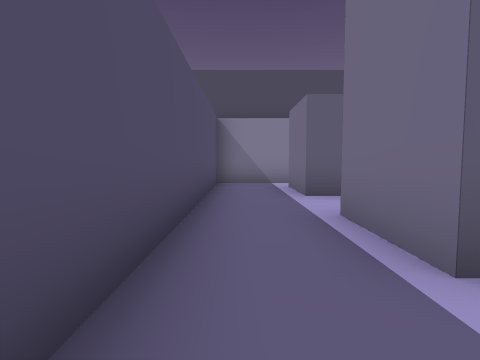
[1] (above)

23 first-person views from a walk through a 3-D level made in the Godot game engine. The camera is 1.4 m above the floor, tilts 4° down and sees 80° across. The floor is counted in squares, 2 m on a side. Each view is taken from the middle of a square. On the plan, view 1 faces up. The plan holds only what a view shows up to about 10 squares ahead; the rest is blank. The place goes on beyond the plan.

[2]
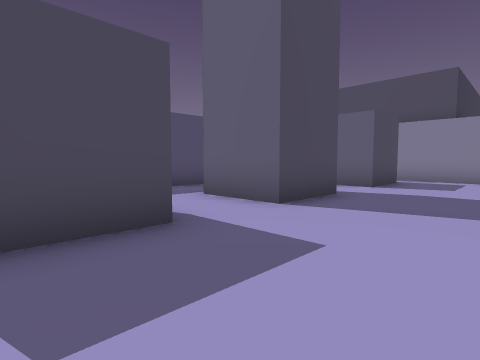

[3]
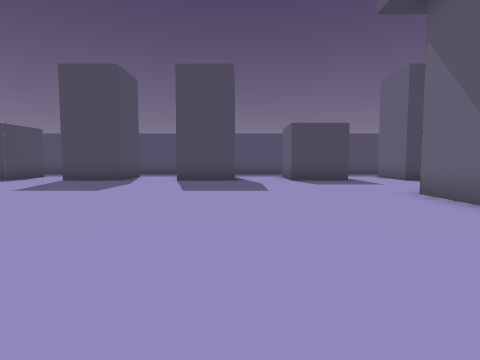

[4]
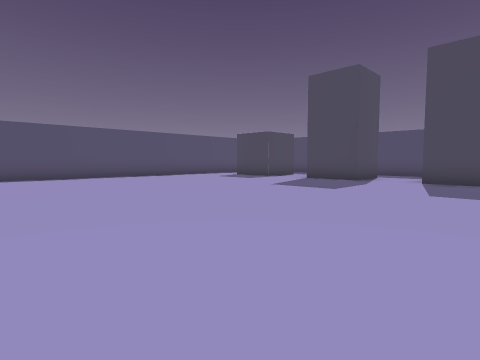

[5]
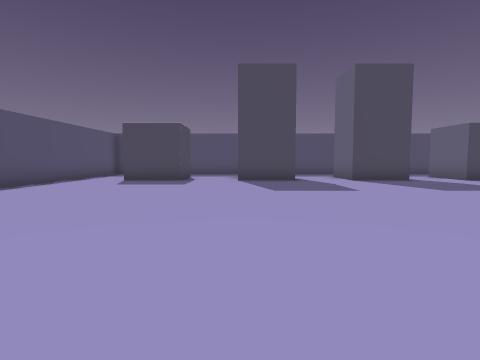

[6]
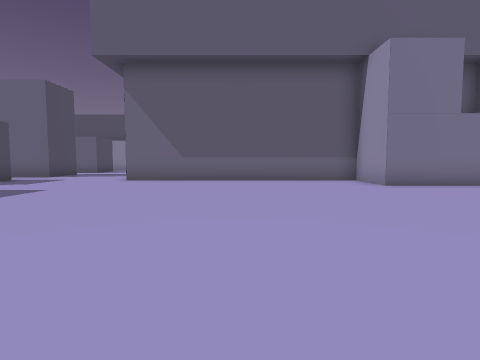

[7]
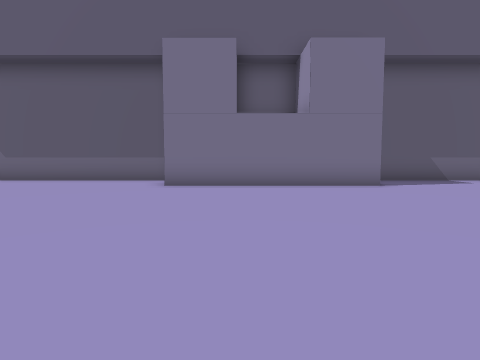

[8]
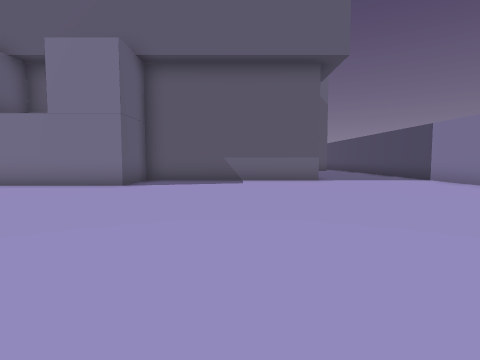

[9]
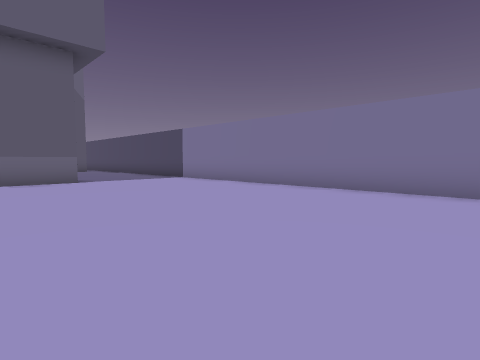

[10]
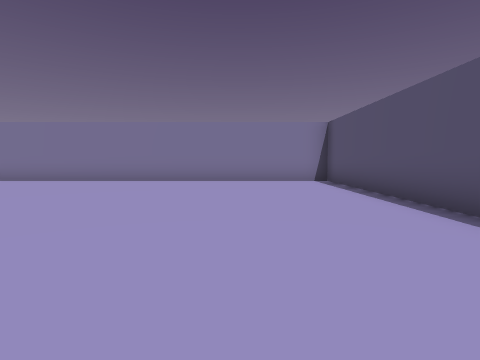

[11]
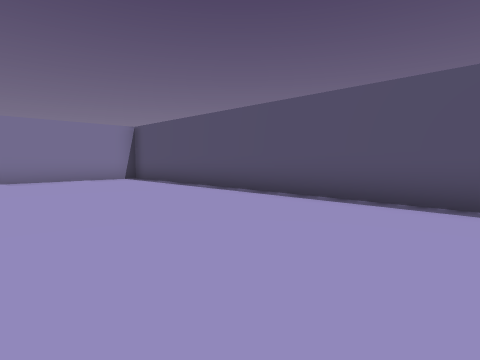

[12]
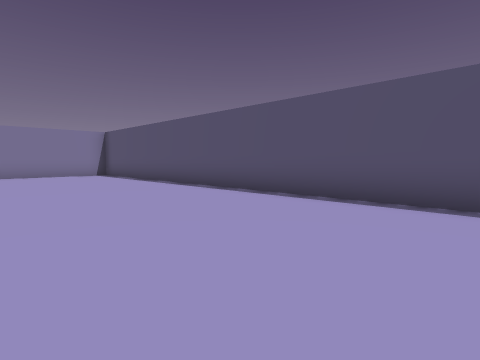

[13]
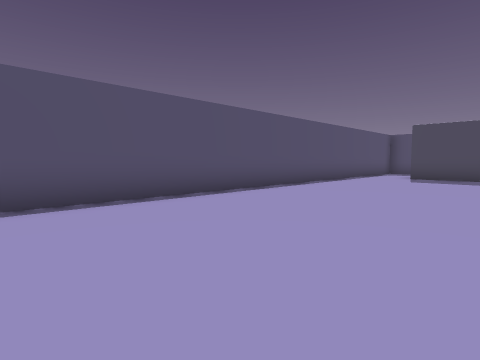

[14]
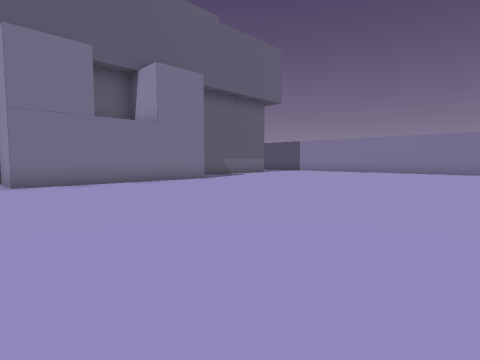

[15]
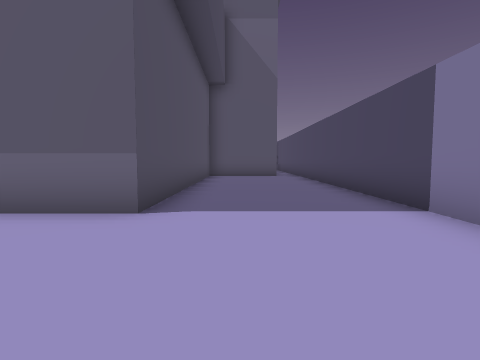

[16]
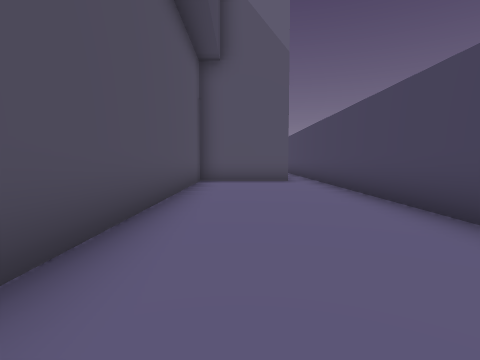

[17]
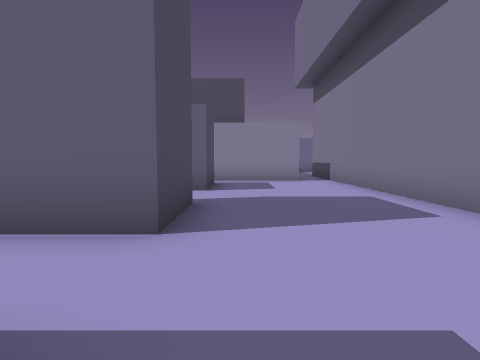

[18]
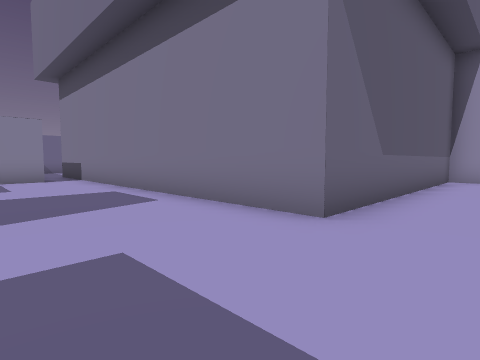

[19]
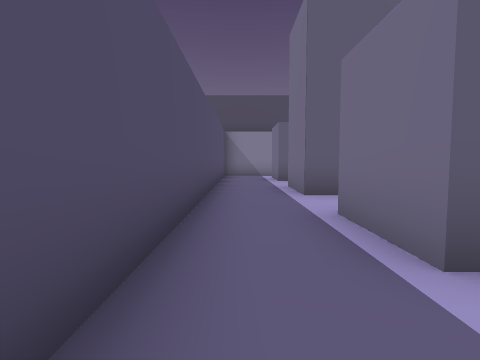

[20]
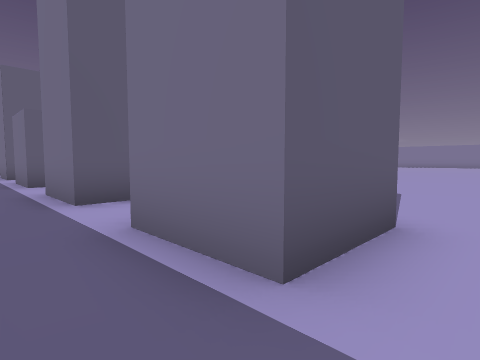

[21]
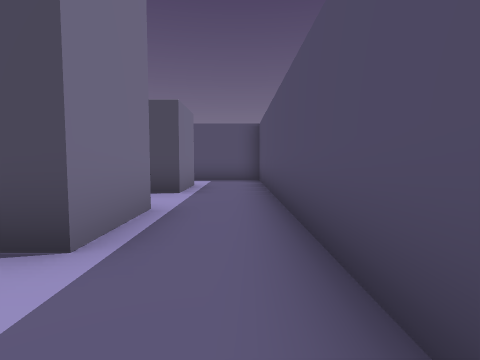

[22]
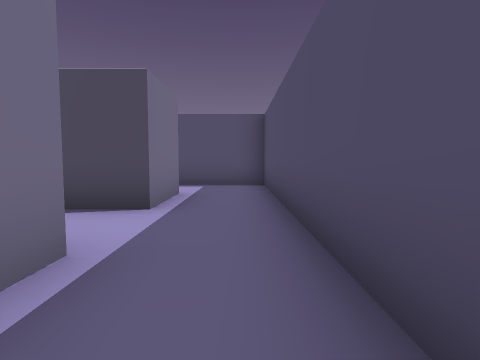

[23]
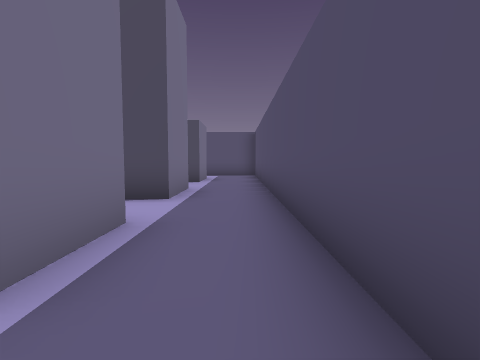

### Floor plan
Points are (right, up) in squares from view 1. A wall is a line through its corners. A room is listed if a view was taken in it or the views show most of it. See-through windows are left out.
Room 1 (view 1)
walls: (-0.7, 1.5) (-0.7, -2.5); (1.3, -2.3) (1.3, -0.2); (3.2, 1.7) (1.3, 1.7)
ways out: opening at (2.5, 0.5) to room 2; opening at (0.5, -1.5) to room 3; opening at (0.5, 2.5) to room 4
Room 2 (views 2, 3, 4, 5, 6, 7, 8, 9, 10, 11, 12, 13, 14, 15, 16, 17, 18)
walls: (17.4, -15.9) (30.6, -15.9) (30.6, 9); (3.2, -8.1) (3.2, -10.1); (3.2, -4.1) (3.2, -6.2); (3.2, -12) (3.2, -14); (3.2, -0.2) (3.2, -2.3); (3.5, -15.9) (14.6, -15.9); (3.2, 3.6) (3.2, 1.7); (6.1, 8.7) (3.4, 8.7); (29.6, 8.5) (26.7, 8.5) (26.7, -0.3) (20.8, -0.3) (20.8, -2.3) (15, -2.3) (15, -0.3) (7.1, -0.3) (7.1, 9.1); (3.2, 7.6) (3.2, 5.6)
ways out: opening at (2.5, 0.5) to room 1; opening at (2.5, -15) to room 3; opening at (2.5, -11) to room 3; opening at (2.5, -7) to room 3; opening at (2.5, -3) to room 3; opening at (2.5, 4.5) to room 4; opening at (2.5, 8) to room 5; opening at (30, 9)
Room 3 (views 19, 20, 21, 22, 23)
walls: (3.2, -10.1) (1.3, -10.1) (1.3, -8.1) (3.2, -8.1); (3.2, -6.2) (1.3, -6.2) (1.3, -4.1); (1.3, -14) (1.3, -12) (3.2, -12); (-0.7, -2.5) (-0.7, -15.9) (3.5, -15.9); (3.2, -2.3) (1.3, -2.3)
ways out: opening at (0.5, -1.5) to room 1; opening at (2.5, -15) to room 2; opening at (2.5, -11) to room 2; opening at (2.5, -7) to room 2; opening at (2.5, -3) to room 2
Room 4 (no view inside)
walls: (-0.7, 5.5) (-0.7, 1.5); (1.3, 1.7) (1.3, 3.6); (3.2, 5.6) (1.3, 5.6)
ways out: opening at (0.5, 2.5) to room 1; opening at (2.5, 4.5) to room 2; opening at (0.5, 6.5) to room 5
Room 5 (no view inside)
walls: (1.3, 5.6) (1.3, 7.5); (3.4, 8.7) (-0.7, 8.7) (-0.7, 5.5)
ways out: opening at (2.5, 8) to room 2; opening at (0.5, 6.5) to room 4

Positions as (right, up) in squares from view 1, and headings:
1: (0, 0), facing up
2: (6, -2), facing up-left
3: (13, -4), facing left
4: (13, -4), facing down-left
5: (13, -10), facing left
6: (11, -10), facing up
7: (17, -10), facing up
8: (24, -10), facing up
9: (24, -10), facing up-right
10: (21, -13), facing right
11: (20, -11), facing down-right
12: (17, -11), facing down-right
13: (15, -11), facing down-left
14: (14, -11), facing up-right
15: (28, -4), facing up
16: (28, -1), facing up
17: (4, -1), facing up
18: (4, -2), facing up-right
19: (0, -4), facing up
20: (0, -11), facing up-right
21: (0, -6), facing down
22: (0, -8), facing down
23: (0, -3), facing down
